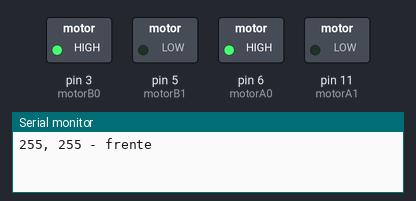
The sketch below on a simulated Arduino Uno, built with avr-gcc and run on an emulated ATmega328P. Parts: switched loads named in the sketch (green lamp = pin HIGH), the last lines printed to the serial monitor.

Above: at 1.7 s.
At 3.2 s:
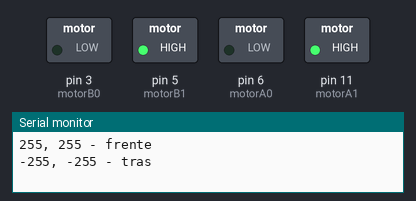
At 4.7 s:
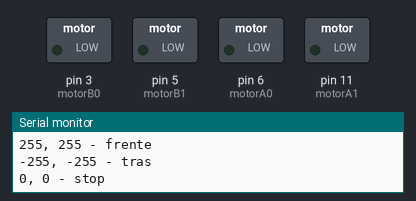
At 6.2 s:
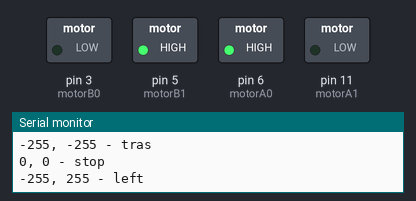
At 8.7 s:
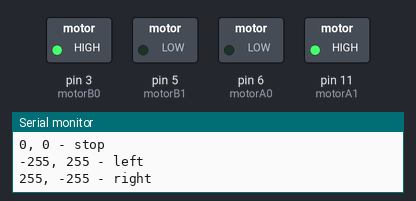
Timing chart, 0 to 13.4 s (numbered marks = the images above):
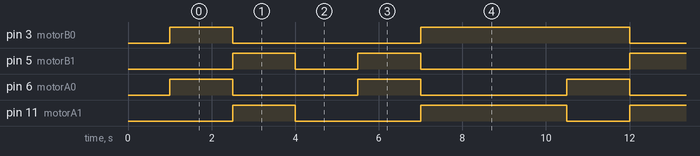

The sketch:

_00141_DIFF_TURN.ino
```cpp
/*

DiffTurn (PWM p/ motor da Esquerda, PWM p/ motor da Direita)

o valor PWM pode ir de -255 a 0 para o motor andar para tras
e de 0 a 255 para o motor andar para frente

*/


// --------------------------------------------------------------------------- MOTORES DC

// motor pins
int motorA0 = 6;
int motorA1 = 11;

int motorB0 = 3;
int motorB1 = 5;

// --------------------------------------------------------------------------- SETUP

void setup()
{
  Serial.begin(9600);

  //the motor control wires are outputs
  pinMode(motorA0, OUTPUT);
  pinMode(motorA1, OUTPUT);
  pinMode(motorB0, OUTPUT);
  pinMode(motorB1, OUTPUT);

  delay(1000);
}

void loop()
{
  motorTeste();
  delay(1000);
  //aceleraDesacelera();
  delay(1000);
}

void motorTeste()
{
  DiffTurn(255, 255);
  Serial.println("255, 255 - frente");
  delay(1500);

  DiffTurn (-255, -255);
  Serial.println("-255, -255 - tras");
  delay(1500);

  DiffTurn (0, 0);
  Serial.println("0, 0 - stop");
  delay(1500);

  DiffTurn (-255, 255);
  Serial.println("-255, 255 - left");
  delay(1500);

  DiffTurn (255, -255);
  Serial.println("255, -255 - right");
  delay(1500);
}


void aceleraDesacelera()
{
  // ANDA PARA FRENTE
  // acelera
   for (int fadeValue=0; fadeValue<=255; fadeValue+=5)
  {
    DiffTurn(fadeValue, fadeValue);
    Serial.println(fadeValue);
    delay(50);
  }

  // desacelera
  for(int fadeValue = 255 ; fadeValue >= 0; fadeValue -=5) {
    DiffTurn(fadeValue, fadeValue);
    Serial.println(fadeValue);
    delay(50);
  }


  // ANDA PARA TRAS
  // acelera
   for (int fadeValue=0; fadeValue<=255; fadeValue+=5)
  {
    DiffTurn(-fadeValue, -fadeValue);
    Serial.println(fadeValue);
    delay(50);
  }

  // desacelera
  for(int fadeValue = 255 ; fadeValue >= 0; fadeValue -=5) {
    DiffTurn(-fadeValue, -fadeValue);
    Serial.println(fadeValue);
    delay(50);
  }


}
```

DiffTurn.ino
```cpp
void DiffTurn(int speedLeft, int speedRight) {

 if (speedLeft > 0)
 {
  analogWrite(motorB0, speedLeft);
  digitalWrite(motorB1, LOW);
 }

 if (speedLeft < 0)
 {
  digitalWrite(motorB0, LOW);
  analogWrite(motorB1, speedLeft*-1);
 }

 if (speedLeft == 0)
 {
  digitalWrite(motorB0, LOW);
  digitalWrite(motorB1, LOW);
 }

 if (speedRight > 0 )
 {
  analogWrite(motorA0, speedRight);
  digitalWrite(motorA1, LOW);
 }

 if (speedRight < 0 )
 {
  digitalWrite(motorA0, LOW);
  analogWrite(motorA1, speedRight*-1);
 }

 if (speedRight == 0)
 {
  digitalWrite(motorA0, LOW);
  digitalWrite(motorA1, LOW);
 }

}
```

Measured:
- by itself, pin 3 (motorB0): repeats every 9.5 s: LOW 4.5 s, HIGH 5.0 s
- by itself, pin 5 (motorB1): repeats every 9.5 s: LOW 1.5 s, HIGH 1.5 s, LOW 5.0 s, HIGH 1.5 s
- by itself, pin 6 (motorA0): repeats every 9.5 s: LOW 3.0 s, HIGH 1.5 s, LOW 3.5 s, HIGH 1.5 s
- by itself, pin 11 (motorA1): repeats every 9.5 s: LOW 3.0 s, HIGH 3.5 s, LOW 1.5 s, HIGH 1.5 s
